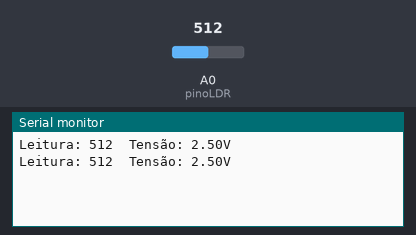
The sketch below on a simulated Arduino Uno, built with avr-gcc and run on an emulated ATmega328P. Shown: the last lines printed to the serial monitor. The test bench sets the inputs (shaded band); at power-on: A0 (pinoLDR) = 512.

Above: at 1.8 s.
1.9 s: A0 (pinoLDR) set to 716
At 2.4 s:
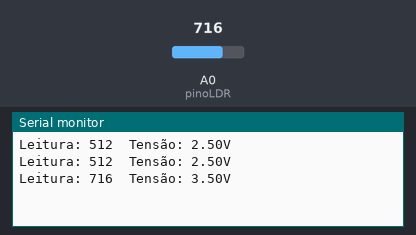
3.4 s: A0 (pinoLDR) set to 900
At 4.8 s:
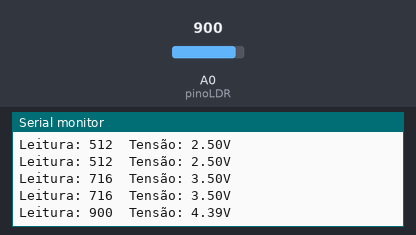
Timing chart, 0 to 6.4 s (numbered marks = the images above; inputs shaded):
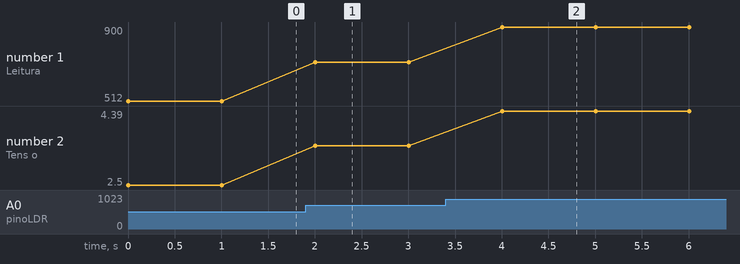

Measured:
- after the input at 1.9 s, the serial monitor: prints a new line after 0.10 s (image 1)
- after the input at 3.4 s, the serial monitor: prints a new line after 0.60 s (image 2)
- plotted number 1: 512 → 716 after the input at 1.9 s, 716 → 900 after the input at 3.4 s
- plotted number 2: 2.5 → 3.5 after the input at 1.9 s, 3.5 → 4.39 after the input at 3.4 s

The sketch:

sensor_LDR_basico.ino
```cpp
//Variáveis

const int pinoLDR = A0; //Pino Analógico (por isso o "A" antes) onde o sensor LDR está conectado.
int leitura = 0; //Variável para armazenar o valor lido pelo ADC
float tensao = 0.0; //Variável para armazenar a tensão

void setup() {
  Serial.begin(9600); //Inicia a Serial
  //9600bps
  pinMode(pinoLDR, INPUT); //Configura o pino A0 como entrada de dados
}

void loop() {
  //Lê o valor de tensão no pino do LDR
  leitura = analogRead(pinoLDR);

  //Imprime o valor lido pelo arduino (0 a 1023)
  Serial.print("Leitura: ");
  Serial.print(leitura);
  Serial.print("\t"); //Tabulação

  //Converte e imprime o valor em tensão elétrica
  tensao = leitura *5.0 /1024.0;
  Serial.print("Tensão: ");
  Serial.print(tensao);
  Serial.print("V \n");

  delay(1000); //Espera 1seg para uma nova leitura
}
```
